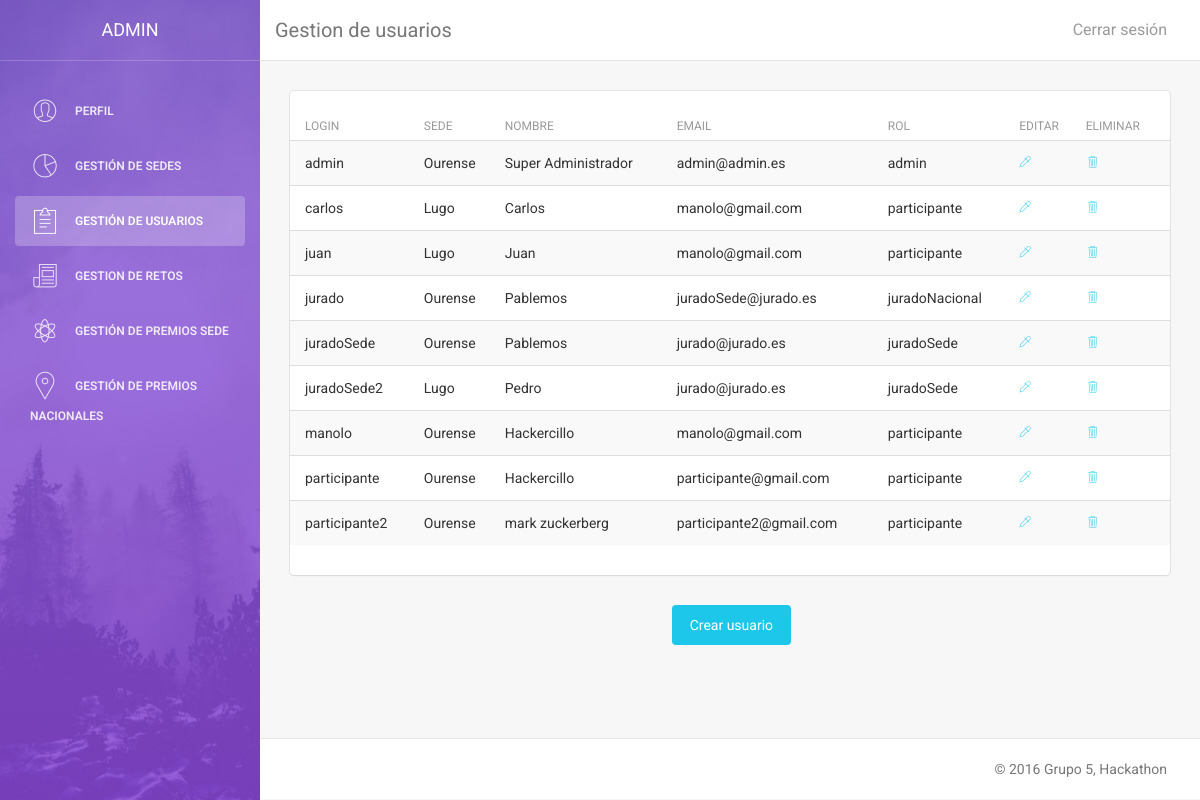
Screenshot of /vistas/admin/a_usuarios.php (signed in) with the database file from the repository.
### tables this page shows
CREATE TABLE IF NOT EXISTS Usuario (
  `idUsuario` VARCHAR(50) NOT NULL,
  `Sede_idSede` VARCHAR(50) NOT NULL,
  `Nombre` VARCHAR(50) NOT NULL,
  `Password` VARCHAR(300) NOT NULL,
  `Email` VARCHAR(50) NOT NULL,
  `Idioma` ENUM('esp', 'eng') NOT NULL DEFAULT 'esp',
  `Equipo_idEquipo` VARCHAR(50) DEFAULT NULL,
  `Rol` ENUM('admin', 'juradoNacional', 'juradoSede', 'participante') DEFAULT 'participante',
   PRIMARY KEY (`idUsuario`),
  CONSTRAINT `fk_Usuario_Sede`
    FOREIGN KEY (`Sede_idSede`)
    REFERENCES Sede(`idSede`)
    ON DELETE CASCADE
    ON UPDATE CASCADE,
  CONSTRAINT `fk_Usuario_Equipo`
    FOREIGN KEY (`Equipo_idEquipo`)
    REFERENCES Equipo(`idEquipo`)
    ON DELETE CASCADE
    ON UPDATE CASCADE);

### modelo/model_usuario.php (called while the page is built, shortened)
<?php
include_once 'connect_DB.php';
class Usuario {
    public function listar(){
        $db = new Database();
        $sqlUsuario = $db->consulta("SELECT * FROM Usuario");
        $arrayUsuario = array();
        while ($row_usuario = mysqli_fetch_assoc($sqlUsuario))
            $arrayUsuario[] = $row_usuario;
        return $arrayUsuario;
    }
}
?>

### modelo/connect_DB.php (called while the page is built, shortened)
<?php
class Database {
    var $conexion;
    public function __construct($host="localhost",$user="admin_hackaton",
                                $pass="iu", $db="et1_hackaton"){
        $this->conexion = mysqli_connect($host, $user, $pass, $db);
    }
    public function consulta($sentencia){
        return mysqli_query($this->conexion,$sentencia);
    }
}
?>

### vistas/admin/a_usuarios.php (the view, shortened to what this page needs)
<!doctype html>
<html lang="en">
    <?php
    include_once('../../controladores/ctrl_permisos.php');
    $includeIdioma = permisos("admin", "../../");
    include_once '../../modelo/model_usuario.php';
    $usuario = new Usuario();
    $usuarios = $usuario->listar();
    ?>
    <body>
        <div class="wrapper">
            <?php include_once '../Sidebars/a_sidebar.php'; a_sidebar('', '', 'class="active"', '', '', '');?>
            <div class="main-panel">
                <nav class="navbar navbar-default navbar-fixed">
                    <div class="container-fluid">
                        <div class="navbar-header">
                            <a class="navbar-brand" href="#">Gestion de usuarios</a>
                        </div>
                        <div class="collapse navbar-collapse">
                            <ul class="nav navbar-nav navbar-right">
                                <li>
                                    <a href="../../controladores/ctrl_log_out.php">
                                        <?php echo $idioma["cerrar"]; ?>
                                    </a>
                                </li>
                            </ul>
                        </div>
                    </div>
                </nav>
                <div class="content">
                    <div class="container-fluid">
                        <div class="row">
                            <div class="col-md-12">
                                <div class="card">
                                    <div class="content table-responsive table-full-width">
                                        <table class="table table-hover table-striped">
                                            <thead>
                                                <th>Login</th>
                                                <th>Sede</th>
                                                <th>Nombre</th>
                                                <th>Email</th>
                                                <th>Rol</th>
                                                <th>Editar</th>
                                                <th>Eliminar</th>
                                            </thead>
                                            <tbody>
                                                <?php foreach ($usuarios as $u){ ?>
                                                <tr>
                                                    <td><?php echo $u['idUsuario'];?></td>
                                                    <td><?php echo $u['Sede_idSede'];?></td>
                                                    <td><?php echo $u['Nombre'];?></td>
                                                    <td><?php echo $u['Email'];?></td>
                                                    <td><?php echo $u['Rol'];?></td>
                                                    <td><a href="a_usu_mod.php?usu=<?php echo $u['idUsuario'];?>"><i class="pe-7s-eyedropper"></i></a></td>
                                                    <td><a href="a_usu_del.php?usu=<?php echo $u['idUsuario'];?>"><i class="pe-7s-trash"></i></a></td>
                                                </tr>
                                                <?php }?>
                                            </tbody>
                                        </table>
                                    </div>
                                </div>
                            </div>
                        </div>
                        <div class="col-md-2 col-md-offset-5">
                            <a class="boton btn btn-info btn-fill" href="a_usu_nuevo.php">Crear usuario</a>
                        </div>
                    </div>
                </div>
                <footer class="footer">
                    <div class="container-fluid">
                        <p class="copyright pull-right"> &copy; 2016 Grupo 5, Hackathon</p>
                    </div>
                </footer>
            </div>
        </div>
    </body>
</html>

### controladores/ctrl_permisos.php (shortened to what this page needs)
<?php
function permisos ($rol, $ruta){
	if(!$_SESSION){
		header('Location:' .$ruta. 'vistas/login.php');
	}
	else{
		if (!isset($_SESSION["rol"])){
			header('Location:' .$ruta. 'vistas/login.php');
		}
		else if ($_SESSION["rol"] != $rol){
			header('location:' .$ruta. 'vistas/menu.php');
		}
		else {
			include_once '' .$ruta. 'vistas/headers.php';
			if(!$_SESSION["idioma"]){
				$includeIdioma = $ruta."modelo/esp.php";
				return $includeIdioma;
			}
			else{
				$includeIdioma = $ruta."modelo/".$_SESSION['idioma'].".php";
				return $includeIdioma;
			};
		}
    }
}
?>

### vistas/headers.php (shortened to what this page needs)
<head>
    <link href="../../css/nuestro.css" rel="stylesheet" />
    <link href="../../light-template/css/bootstrap.min.css" rel="stylesheet" />
    <link href="../../light-template/css/animate.min.css" rel="stylesheet"/>
    <link href="../../light-template/css/light-bootstrap-dashboard.css" rel="stylesheet"/>
    <link href="../../light-template/css/demo.css" rel="stylesheet" />
    <link href="http://maxcdn.bootstrapcdn.com/font-awesome/4.2.0/css/font-awesome.min.css" rel="stylesheet">
    <link href="../../light-template/css/pe-icon-7-stroke.css" rel="stylesheet" />
</head>

### vistas/Sidebars/a_sidebar.php (shortened to what this page needs)
<?php function a_sidebar($perfil, $sedes, $usuarios, $retos, $ps, $pn){ ?>
    <div class="sidebar" data-color="purple" data-image="../../light-template/img/sidebar-5.jpg">
        <div class="sidebar-wrapper">
            <div class="logo" >
                <a href="#" class="simple-text">
                    ADMIN
                </a>
            </div>
            <ul class="nav">
                <li <?php echo $perfil;?> >
                    <a href="../Sidebars/perfil.php">
                        <i class="pe-7s-user"></i>
                        <p>Perfil</p>
                    </a>
                </li>
                <li <?php echo $sedes;?>>
                    <a href="../admin/a_menu.php">
                        <i class="pe-7s-graph"></i>
                        <p>Gestión de sedes</p>
                    </a>
                </li>
                <li <?php echo $usuarios;?>>
                    <a href="../admin/a_usuarios.php">
                        <i class="pe-7s-note2"></i>
                        <p>Gestión de usuarios</p>
                    </a>
                </li>
                <li <?php echo $retos;?>>
                    <a href="../admin/a_retos.php">
                        <i class="pe-7s-news-paper"></i>
                        <p>Gestion de retos</p>
                    </a>
                </li>
                <li <?php echo $ps;?>>
                    <a href="icons.html">
                        <i class="pe-7s-science"></i>
                        <p>Gestión de premios sede</p>
                    </a>
                </li>
                <li <?php echo $pn;?>>
                    <a href="maps.html">
                        <i class="pe-7s-map-marker"></i>
                        <p>Gestión de premios nacionales</p>
                    </a>
                </li>
            </ul>
        </div>
    </div>
<?php }?>

### css/nuestro.css (style rules this page uses)
.boton { text-decoration: none; color: white; }

### rows the page displays
usuario: idUsuario "admin", Sede_idSede "Ourense", Nombre "Super Administrador", Email "admin@admin.es", Rol "admin"
usuario: idUsuario "carlos", Sede_idSede "Lugo", Nombre "Carlos", Email "manolo@gmail.com", Rol "participante"
usuario: idUsuario "juan", Sede_idSede "Lugo", Nombre "Juan", Email "manolo@gmail.com", Rol "participante"
usuario: idUsuario "jurado", Sede_idSede "Ourense", Nombre "Pablemos", Email "juradoSede@jurado.es", Rol "juradoNacional"
usuario: idUsuario "juradoSede", Sede_idSede "Ourense", Nombre "Pablemos", Email "jurado@jurado.es", Rol "juradoSede"
usuario: idUsuario "juradoSede2", Sede_idSede "Lugo", Nombre "Pedro", Email "jurado@jurado.es", Rol "juradoSede"
usuario: idUsuario "manolo", Sede_idSede "Ourense", Nombre "Hackercillo", Email "manolo@gmail.com", Rol "participante"
usuario: idUsuario "participante", Sede_idSede "Ourense", Nombre "Hackercillo", Email "participante@gmail.com", Rol "participante"
usuario: idUsuario "participante2", Sede_idSede "Ourense", Nombre "mark zuckerberg", Email "participante2@gmail.com", Rol "participante"

### other values shown
$idioma["cerrar"] "Cerrar sesión"
